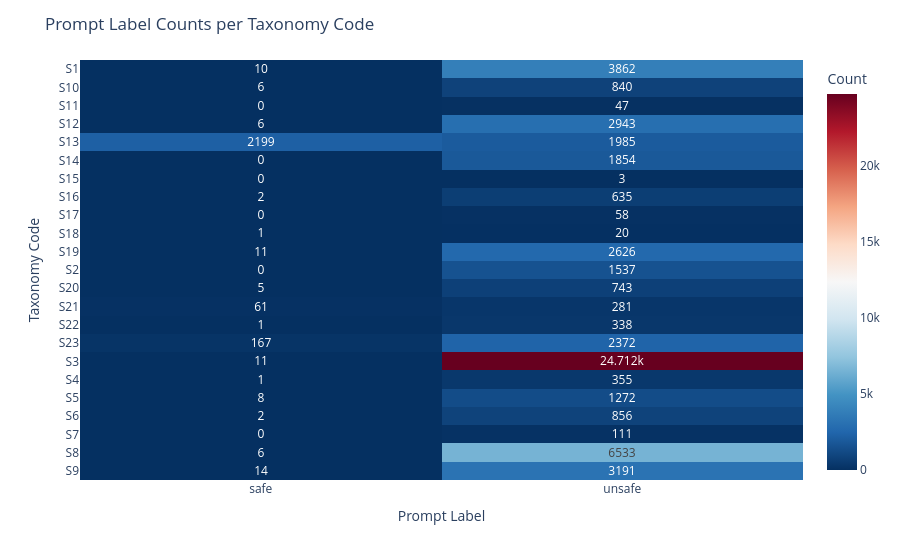

Write notebook code for a chart like this one.
### Code cell
fig = px.imshow(
    heatmap_pivot,
    text_auto=True,  # show counts on the cells
    color_continuous_scale='RdBu_r',
    aspect="auto",
    labels=dict(x="Prompt Label", y="Taxonomy Code", color="Count")
)

fig.update_layout(
    title="Prompt Label Counts per Taxonomy Code",
    xaxis_title="Prompt Label",
    yaxis_title="Taxonomy Code"
)

fig.show()

### Figure 1 — Plotly figure (JSON) as saved in the notebook; plotly's stock layout.template omitted (floating-point values rounded to 4 significant figures)
{"data": [{"coloraxis": "coloraxis", "hovertemplate": "Prompt Label: %{x}<br>Taxonomy Code: %{y}<br>Count: %{z}<extra></extra>", "name": "0", "texttemplate": "%{z}", "type": "heatmap", "x": ["safe", "unsafe"], "xaxis": "x", "y": ["S1", "S10", "S11", "S12", "S13", "S14", "S15", "S16", "S17", "S18", "S19", "S2", "S20", "S21", "S22", "S23", "S3", "S4", "S5", "S6", "S7", "S8", "S9"], "yaxis": "y", "z": [[10, 3862], [6, 840], [0, 47], [6, 2943], [2199, 1985], [0, 1854], [0, 3], [2, 635], [0, 58], [1, 20], [11, 2626], [0, 1537], [5, 743], [61, 281], [1, 338], [167, 2372], [11, 24712], [1, 355], [8, 1272], [2, 856], [0, 111], [6, 6533], [14, 3191]]}], "layout": {"autosize": true, "coloraxis": {"colorbar": {"title": {"text": "Count"}}, "colorscale": [[0, "rgb(5,48,97)"], [0.1, "rgb(33,102,172)"], [0.2, "rgb(67,147,195)"], [0.3, "rgb(146,197,222)"], [0.4, "rgb(209,229,240)"], [0.5, "rgb(247,247,247)"], [0.6, "rgb(253,219,199)"], [0.7, "rgb(244,165,130)"], [0.8, "rgb(214,96,77)"], [0.9, "rgb(178,24,43)"], [1, "rgb(103,0,31)"]]}, "margin": {"t": 60}, "title": {"text": "Prompt Label Counts per Taxonomy Code"}, "xaxis": {"anchor": "y", "autorange": true, "domain": [0, 1], "range": [-0.5, 1.5], "title": {"text": "Prompt Label"}, "type": "category"}, "yaxis": {"anchor": "x", "autorange": true, "domain": [0, 1], "range": [22.5, -0.5], "title": {"text": "Taxonomy Code"}, "type": "category"}}}
